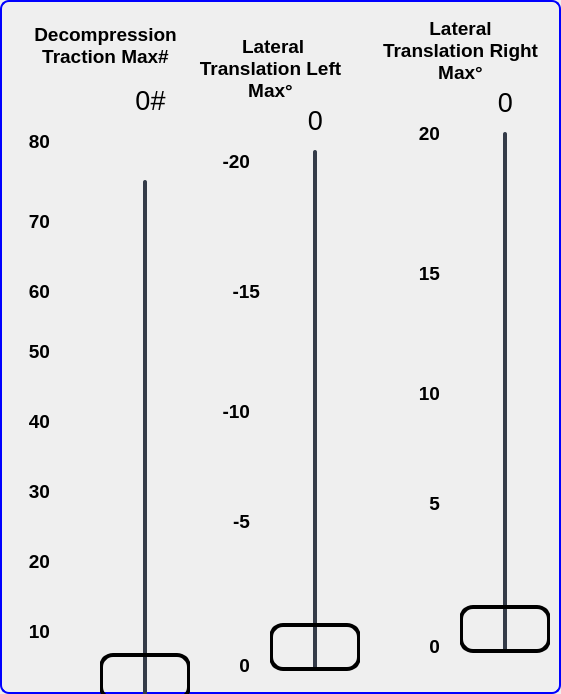
     <widget class="QGroupBox" name="ACDGroupBox">
      <property name="geometry">
       <rect>
        <x>709</x>
        <y>-10</y>
        <width>561</width>
        <height>694</height>
       </rect>
      </property>
      <property name="styleSheet">
       <string notr="true">QGroupBox {
                                border: 2px solid blue;
                                border-radius: 9px;
                                margin-top: 0.5em;
                                }
                            </string>
      </property>
      <property name="title">
       <string/>
      </property>
      <widget class="QGroupBox" name="ACDRightGroupBox">
       <property name="geometry">
        <rect>
         <x>380</x>
         <y>2</y>
         <width>191</width>
         <height>690</height>
        </rect>
       </property>
       <property name="styleSheet">
        <string notr="true">border:0px</string>
       </property>
       <widget class="QLabel" name="Lbl_96">
        <property name="geometry">
         <rect>
          <x>30</x>
          <y>120</y>
          <width>30</width>
          <height>24</height>
         </rect>
        </property>
        <property name="font">
         <font>
          <family>Arial</family>
          <pointsize>14</pointsize>
          <bold>true</bold>
         </font>
        </property>
        <property name="text">
         <string>20</string>
        </property>
        <property name="alignment">
         <set>Qt::AlignRight|Qt::AlignTop|Qt::AlignTrailing</set>
        </property>
       </widget>
       <widget class="QLabel" name="ACDrightLatUpLbl">
        <property name="geometry">
         <rect>
          <x>30</x>
          <y>160</y>
          <width>47</width>
          <height>101</height>
         </rect>
        </property>
        <property name="text">
         <string/>
        </property>
        <property name="pixmap">
         <pixmap>images/up-ticks.png</pixmap>
        </property>
       </widget>
       <widget class="QLabel" name="ACDrightLatDownLbl">
        <property name="geometry">
         <rect>
          <x>30</x>
          <y>520</y>
          <width>47</width>
          <height>101</height>
         </rect>
        </property>
        <property name="text">
         <string/>
        </property>
        <property name="pixmap">
         <pixmap>images/down-ticks.png</pixmap>
        </property>
       </widget>
       <widget class="QLabel" name="ACDrightLatFlexionLbl">
        <property name="geometry">
         <rect>
          <x>95</x>
          <y>80</y>
          <width>61</width>
          <height>41</height>
         </rect>
        </property>
        <property name="font">
         <font>
          <family>Arial</family>
          <pointsize>20</pointsize>
         </font>
        </property>
        <property name="text">
         <string>0</string>
        </property>
        <property name="alignment">
         <set>Qt::AlignCenter</set>
        </property>
       </widget>
       <widget class="QSlider" name="ACDrightLatFlexionSlider">
        <property name="geometry">
         <rect>
          <x>80</x>
          <y>130</y>
          <width>90</width>
          <height>521</height>
         </rect>
        </property>
        <property name="font">
         <font>
          <family>Arial</family>
          <pointsize>12</pointsize>
         </font>
        </property>
        <property name="styleSheet">
         <string notr="true">QSlider::groove:vertical {
                                        border-radius: 2px;
                                        width: 4px;
                                        background-color: rgb(52, 59, 72);
                                        }
                                        QSlider::groove:vertical:hover {
                                        background-color: blue;
                                        }
                                        QSlider::handle:vertical {
                                        background-color: qlineargradient(spread:pad, x1:0, y1:0,
                                        x2:0, y2:1, stop:0 rgba(0, 50, 145, 255), stop:1 rgba(255,
                                        255, 255, 255));
                                        border: 4px solid black;
                                        height: 40px;
                                        margin: 0px -44px;
                                        border-radius: 14px;
                                        }</string>
        </property>
        <property name="minimum">
         <number>0</number>
        </property>
        <property name="maximum">
         <number>20</number>
        </property>
        <property name="singleStep">
         <number>1</number>
        </property>
        <property name="pageStep">
         <number>1</number>
        </property>
        <property name="value">
         <number>0</number>
        </property>
        <property name="sliderPosition">
         <number>0</number>
        </property>
        <property name="orientation">
         <enum>Qt::Vertical</enum>
        </property>
        <property name="invertedControls">
         <bool>false</bool>
        </property>
        <property name="tickPosition">
         <enum>QSlider::TicksBothSides</enum>
        </property>
        <property name="tickInterval">
         <number>2</number>
        </property>
       </widget>
       <widget class="QLabel" name="Lbl_97">
        <property name="geometry">
         <rect>
          <x>30</x>
          <y>633</y>
          <width>30</width>
          <height>24</height>
         </rect>
        </property>
        <property name="font">
         <font>
          <family>Arial</family>
          <pointsize>14</pointsize>
          <bold>true</bold>
         </font>
        </property>
        <property name="text">
         <string>0</string>
        </property>
        <property name="alignment">
         <set>Qt::AlignRight|Qt::AlignTop|Qt::AlignTrailing</set>
        </property>
       </widget>
       <widget class="QLabel" name="Lbl_98">
        <property name="geometry">
         <rect>
          <x>30</x>
          <y>380</y>
          <width>30</width>
          <height>24</height>
         </rect>
        </property>
        <property name="font">
         <font>
          <family>Arial</family>
          <pointsize>14</pointsize>
          <bold>true</bold>
         </font>
        </property>
        <property name="text">
         <string>10</string>
        </property>
        <property name="alignment">
         <set>Qt::AlignRight|Qt::AlignTop|Qt::AlignTrailing</set>
        </property>
       </widget>
       <widget class="QLabel" name="Lbl_110">
        <property name="geometry">
         <rect>
          <x>30</x>
          <y>490</y>
          <width>30</width>
          <height>24</height>
         </rect>
        </property>
        <property name="font">
         <font>
          <family>Arial</family>
          <pointsize>14</pointsize>
          <bold>true</bold>
         </font>
        </property>
        <property name="text">
         <string>5</string>
        </property>
        <property name="alignment">
         <set>Qt::AlignRight|Qt::AlignTop|Qt::AlignTrailing</set>
        </property>
       </widget>
       <widget class="QLabel" name="Lbl_111">
        <property name="geometry">
         <rect>
          <x>30</x>
          <y>260</y>
          <width>30</width>
          <height>24</height>
         </rect>
        </property>
        <property name="font">
         <font>
          <family>Arial</family>
          <pointsize>14</pointsize>
          <bold>true</bold>
         </font>
        </property>
        <property name="text">
         <string>15</string>
        </property>
        <property name="alignment">
         <set>Qt::AlignRight|Qt::AlignTop|Qt::AlignTrailing</set>
        </property>
       </widget>
       <widget class="QLabel" name="rightLatFlexionTitleLbl_2">
        <property name="geometry">
         <rect>
          <x>0</x>
          <y>13</y>
          <width>161</width>
          <height>71</height>
         </rect>
        </property>
        <property name="font">
         <font>
          <family>Arial</family>
          <pointsize>14</pointsize>
          <bold>true</bold>
         </font>
        </property>
        <property name="text">
         <string>Lateral Translation Right Max°</string>
        </property>
        <property name="alignment">
         <set>Qt::AlignCenter</set>
        </property>
        <property name="wordWrap">
         <bool>true</bool>
        </property>
       </widget>
      </widget>
      <widget class="QGroupBox" name="ACDLeftGroupBox">
       <property name="geometry">
        <rect>
         <x>190</x>
         <y>20</y>
         <width>191</width>
         <height>671</height>
        </rect>
       </property>
       <property name="styleSheet">
        <string notr="true">border:0px;</string>
       </property>
       <widget class="QLabel" name="Lbl_39">
        <property name="geometry">
         <rect>
          <x>30</x>
          <y>633</y>
          <width>30</width>
          <height>24</height>
         </rect>
        </property>
        <property name="font">
         <font>
          <family>Arial</family>
          <pointsize>14</pointsize>
          <bold>true</bold>
         </font>
        </property>
        <property name="text">
         <string>0</string>
        </property>
        <property name="alignment">
         <set>Qt::AlignRight|Qt::AlignTrailing|Qt::AlignVCenter</set>
        </property>
       </widget>
       <widget class="QSlider" name="ACDleftLatFlexionSlider">
        <property name="geometry">
         <rect>
          <x>80</x>
          <y>130</y>
          <width>90</width>
          <height>521</height>
         </rect>
        </property>
        <property name="font">
         <font>
          <family>Arial</family>
          <pointsize>12</pointsize>
         </font>
        </property>
        <property name="styleSheet">
         <string notr="true">QSlider::groove:vertical {
                                        border-radius: 2px;
                                        width: 4px;
                                        background-color: rgb(52, 59, 72);
                                        }
                                        QSlider::groove:vertical:hover {
                                        background-color: blue;
                                        }
                                        QSlider::handle:vertical {
                                        background-color: qlineargradient(spread:pad, x1:0, y1:0,
                                        x2:0, y2:1, stop:0 rgba(0, 50, 145, 255), stop:1 rgba(255,
                                        255, 255, 255));
                                        border: 4px solid black;
                                        height: 40px;
                                        margin: 0px -44px;
                                        border-radius: 14px;
                                        }</string>
        </property>
        <property name="minimum">
         <number>0</number>
        </property>
        <property name="maximum">
         <number>20</number>
        </property>
        <property name="singleStep">
         <number>1</number>
        </property>
        <property name="pageStep">
         <number>1</number>
        </property>
        <property name="value">
         <number>0</number>
        </property>
        <property name="sliderPosition">
         <number>0</number>
        </property>
        <property name="orientation">
         <enum>Qt::Vertical</enum>
        </property>
        <property name="invertedControls">
         <bool>false</bool>
        </property>
        <property name="tickPosition">
         <enum>QSlider::TicksBothSides</enum>
        </property>
        <property name="tickInterval">
         <number>2</number>
        </property>
       </widget>
       <widget class="QLabel" name="ACDleftLatUpLbl">
        <property name="geometry">
         <rect>
          <x>30</x>
          <y>160</y>
          <width>47</width>
          <height>101</height>
         </rect>
        </property>
        <property name="text">
         <string/>
        </property>
        <property name="pixmap">
         <pixmap>images/up-ticks.png</pixmap>
        </property>
       </widget>
       <widget class="QLabel" name="ACDleftLatFlexionLbl">
        <property name="geometry">
         <rect>
          <x>100</x>
          <y>80</y>
          <width>51</width>
          <height>41</height>
         </rect>
        </property>
        <property name="font">
         <font>
          <family>Arial</family>
          <pointsize>20</pointsize>
         </font>
        </property>
        <property name="text">
         <string>0</string>
        </property>
        <property name="alignment">
         <set>Qt::AlignCenter</set>
        </property>
       </widget>
       <widget class="QLabel" name="Lbl_102">
        <property name="geometry">
         <rect>
          <x>30</x>
          <y>380</y>
          <width>30</width>
          <height>24</height>
         </rect>
        </property>
        <property name="font">
         <font>
          <family>Arial</family>
          <pointsize>14</pointsize>
          <bold>true</bold>
         </font>
        </property>
        <property name="text">
         <string>-10</string>
        </property>
        <property name="alignment">
         <set>Qt::AlignRight|Qt::AlignTop|Qt::AlignTrailing</set>
        </property>
       </widget>
       <widget class="QLabel" name="ACDleftLatDownLbl">
        <property name="geometry">
         <rect>
          <x>30</x>
          <y>520</y>
          <width>47</width>
          <height>101</height>
         </rect>
        </property>
        <property name="text">
         <string/>
        </property>
        <property name="pixmap">
         <pixmap>images/down-ticks.png</pixmap>
        </property>
       </widget>
       <widget class="QLabel" name="Lbl_103">
        <property name="geometry">
         <rect>
          <x>30</x>
          <y>130</y>
          <width>30</width>
          <height>24</height>
         </rect>
        </property>
        <property name="font">
         <font>
          <family>Arial</family>
          <pointsize>14</pointsize>
          <bold>true</bold>
         </font>
        </property>
        <property name="text">
         <string>-20</string>
        </property>
        <property name="alignment">
         <set>Qt::AlignRight|Qt::AlignTop|Qt::AlignTrailing</set>
        </property>
       </widget>
       <widget class="QLabel" name="Lbl_112">
        <property name="geometry">
         <rect>
          <x>40</x>
          <y>260</y>
          <width>30</width>
          <height>24</height>
         </rect>
        </property>
        <property name="font">
         <font>
          <family>Arial</family>
          <pointsize>14</pointsize>
          <bold>true</bold>
         </font>
        </property>
        <property name="text">
         <string>-15</string>
        </property>
        <property name="alignment">
         <set>Qt::AlignRight|Qt::AlignTop|Qt::AlignTrailing</set>
        </property>
       </widget>
       <widget class="QLabel" name="Lbl_113">
        <property name="geometry">
         <rect>
          <x>30</x>
          <y>490</y>
          <width>30</width>
          <height>24</height>
         </rect>
        </property>
        <property name="font">
         <font>
          <family>Arial</family>
          <pointsize>14</pointsize>
          <bold>true</bold>
         </font>
        </property>
        <property name="text">
         <string>-5</string>
        </property>
        <property name="alignment">
         <set>Qt::AlignRight|Qt::AlignTop|Qt::AlignTrailing</set>
        </property>
       </widget>
       <widget class="QLabel" name="leftLatFlexionTitleLbl_2">
        <property name="geometry">
         <rect>
          <x>0</x>
          <y>13</y>
          <width>161</width>
          <height>71</height>
         </rect>
        </property>
        <property name="font">
         <font>
          <family>Arial</family>
          <pointsize>14</pointsize>
          <bold>true</bold>
         </font>
        </property>
        <property name="text">
         <string> Lateral Translation Left Max°</string>
        </property>
        <property name="alignment">
         <set>Qt::AlignCenter</set>
        </property>
        <property name="wordWrap">
         <bool>true</bool>
        </property>
       </widget>
      </widget>
      <widget class="QLabel" name="ACDaxialPressureDownLbl">
       <property name="geometry">
        <rect>
         <x>50</x>
         <y>520</y>
         <width>47</width>
         <height>101</height>
        </rect>
       </property>
       <property name="text">
        <string/>
       </property>
       <property name="pixmap">
        <pixmap>images/down-ticks.png</pixmap>
       </property>
      </widget>
      <widget class="QLabel" name="Lbl_33">
       <property name="geometry">
        <rect>
         <x>20</x>
         <y>210</y>
         <width>30</width>
         <height>24</height>
        </rect>
       </property>
       <property name="font">
        <font>
         <family>Arial</family>
         <pointsize>14</pointsize>
         <bold>true</bold>
        </font>
       </property>
       <property name="styleSheet">
        <string notr="true">background:transparent;</string>
       </property>
       <property name="text">
        <string>70</string>
       </property>
       <property name="alignment">
        <set>Qt::AlignRight|Qt::AlignTop|Qt::AlignTrailing</set>
       </property>
      </widget>
      <widget class="QLabel" name="Lbl_34">
       <property name="geometry">
        <rect>
         <x>20</x>
         <y>550</y>
         <width>30</width>
         <height>24</height>
        </rect>
       </property>
       <property name="font">
        <font>
         <family>Arial</family>
         <pointsize>14</pointsize>
         <bold>true</bold>
        </font>
       </property>
       <property name="styleSheet">
        <string notr="true">background:transparent;</string>
       </property>
       <property name="text">
        <string extracomment="10">20</string>
       </property>
       <property name="alignment">
        <set>Qt::AlignRight|Qt::AlignTop|Qt::AlignTrailing</set>
       </property>
      </widget>
      <widget class="QLabel" name="Lbl_105">
       <property name="geometry">
        <rect>
         <x>20</x>
         <y>340</y>
         <width>30</width>
         <height>24</height>
        </rect>
       </property>
       <property name="sizePolicy">
        <sizepolicy hsizetype="Preferred" vsizetype="Preferred">
         <horstretch>0</horstretch>
         <verstretch>0</verstretch>
        </sizepolicy>
       </property>
       <property name="font">
        <font>
         <family>Arial</family>
         <pointsize>14</pointsize>
         <bold>true</bold>
        </font>
       </property>
       <property name="text">
        <string>50</string>
       </property>
       <property name="alignment">
        <set>Qt::AlignRight|Qt::AlignTop|Qt::AlignTrailing</set>
       </property>
      </widget>
      <widget class="QLabel" name="ACDaxialPressureLbl">
       <property name="geometry">
        <rect>
         <x>110</x>
         <y>80</y>
         <width>81</width>
         <height>41</height>
        </rect>
       </property>
       <property name="font">
        <font>
         <family>Arial</family>
         <pointsize>20</pointsize>
        </font>
       </property>
       <property name="text">
        <string>0#</string>
       </property>
       <property name="alignment">
        <set>Qt::AlignCenter</set>
       </property>
      </widget>
      <widget class="QLabel" name="Lbl_10">
       <property name="geometry">
        <rect>
         <x>20</x>
         <y>130</y>
         <width>30</width>
         <height>24</height>
        </rect>
       </property>
       <property name="font">
        <font>
         <family>Arial</family>
         <pointsize>14</pointsize>
         <bold>true</bold>
        </font>
       </property>
       <property name="text">
        <string>80</string>
       </property>
       <property name="alignment">
        <set>Qt::AlignRight|Qt::AlignTop|Qt::AlignTrailing</set>
       </property>
      </widget>
      <widget class="QLabel" name="Lbl_106">
       <property name="geometry">
        <rect>
         <x>20</x>
         <y>480</y>
         <width>30</width>
         <height>24</height>
        </rect>
       </property>
       <property name="font">
        <font>
         <family>Arial</family>
         <pointsize>14</pointsize>
         <bold>true</bold>
        </font>
       </property>
       <property name="text">
        <string extracomment="10">30</string>
       </property>
       <property name="alignment">
        <set>Qt::AlignRight|Qt::AlignTop|Qt::AlignTrailing</set>
       </property>
      </widget>
      <widget class="QLabel" name="Lbl_107">
       <property name="geometry">
        <rect>
         <x>20</x>
         <y>410</y>
         <width>30</width>
         <height>24</height>
        </rect>
       </property>
       <property name="font">
        <font>
         <family>Arial</family>
         <pointsize>14</pointsize>
         <bold>true</bold>
        </font>
       </property>
       <property name="text">
        <string extracomment="10">40</string>
       </property>
       <property name="alignment">
        <set>Qt::AlignRight|Qt::AlignTop|Qt::AlignTrailing</set>
       </property>
      </widget>
      <widget class="QLabel" name="ACDaxialPressureUpLbl">
       <property name="geometry">
        <rect>
         <x>50</x>
         <y>160</y>
         <width>47</width>
         <height>101</height>
        </rect>
       </property>
       <property name="text">
        <string/>
       </property>
       <property name="pixmap">
        <pixmap>images/up-ticks.png</pixmap>
       </property>
      </widget>
      <widget class="QLabel" name="Lbl_108">
       <property name="geometry">
        <rect>
         <x>20</x>
         <y>620</y>
         <width>30</width>
         <height>24</height>
        </rect>
       </property>
       <property name="font">
        <font>
         <family>Arial</family>
         <pointsize>14</pointsize>
         <bold>true</bold>
        </font>
       </property>
       <property name="styleSheet">
        <string notr="true">background:transparent;</string>
       </property>
       <property name="text">
        <string>10</string>
       </property>
       <property name="alignment">
        <set>Qt::AlignRight|Qt::AlignTop|Qt::AlignTrailing</set>
       </property>
      </widget>
      <widget class="QLabel" name="Lbl_109">
       <property name="geometry">
        <rect>
         <x>20</x>
         <y>280</y>
         <width>30</width>
         <height>24</height>
        </rect>
       </property>
       <property name="font">
        <font>
         <family>Arial</family>
         <pointsize>14</pointsize>
         <bold>true</bold>
        </font>
       </property>
       <property name="text">
        <string>60</string>
       </property>
       <property name="alignment">
        <set>Qt::AlignRight|Qt::AlignTop|Qt::AlignTrailing</set>
       </property>
      </widget>
      <widget class="QSlider" name="ACDaxialPressureSlider">
       <property name="geometry">
        <rect>
         <x>100</x>
         <y>180</y>
         <width>90</width>
         <height>521</height>
        </rect>
       </property>
       <property name="font">
        <font>
         <family>Arial</family>
         <pointsize>12</pointsize>
        </font>
       </property>
       <property name="styleSheet">
        <string notr="true">QSlider::groove:vertical {
                                    border-radius: 2px;
                                    width: 4px;
                                    background-color: rgb(52, 59, 72);
                                    }
                                    QSlider::groove:vertical:hover {
                                    background-color: blue;
                                    }
                                    QSlider::handle:vertical {
                                    background-color:qlineargradient(spread:pad, x1:0, y1:1, x2:0,
                                    y2:0, stop:0 rgba(0, 50, 145, 255), stop:1 rgba(255, 255, 255,
                                    255));
                                    border: 4px solid black;
                                    height: 40px;
                                    margin: 0px -44px;
                                    border-radius: 14px;
                                    }</string>
       </property>
       <property name="minimum">
        <number>10</number>
       </property>
       <property name="maximum">
        <number>80</number>
       </property>
       <property name="singleStep">
        <number>1</number>
       </property>
       <property name="pageStep">
        <number>5</number>
       </property>
       <property name="value">
        <number>10</number>
       </property>
       <property name="sliderPosition">
        <number>10</number>
       </property>
       <property name="orientation">
        <enum>Qt::Vertical</enum>
       </property>
       <property name="tickPosition">
        <enum>QSlider::TicksBothSides</enum>
       </property>
       <property name="tickInterval">
        <number>5</number>
       </property>
      </widget>
      <widget class="QLabel" name="axialPressureTitleLbl_3">
       <property name="geometry">
        <rect>
         <x>20</x>
         <y>13</y>
         <width>171</width>
         <height>65</height>
        </rect>
       </property>
       <property name="font">
        <font>
         <family>Arial</family>
         <pointsize>14</pointsize>
         <bold>true</bold>
        </font>
       </property>
       <property name="text">
        <string>Decompression Traction Max#</string>
       </property>
       <property name="alignment">
        <set>Qt::AlignCenter</set>
       </property>
       <property name="wordWrap">
        <bool>true</bool>
       </property>
      </widget>
     </widget>
